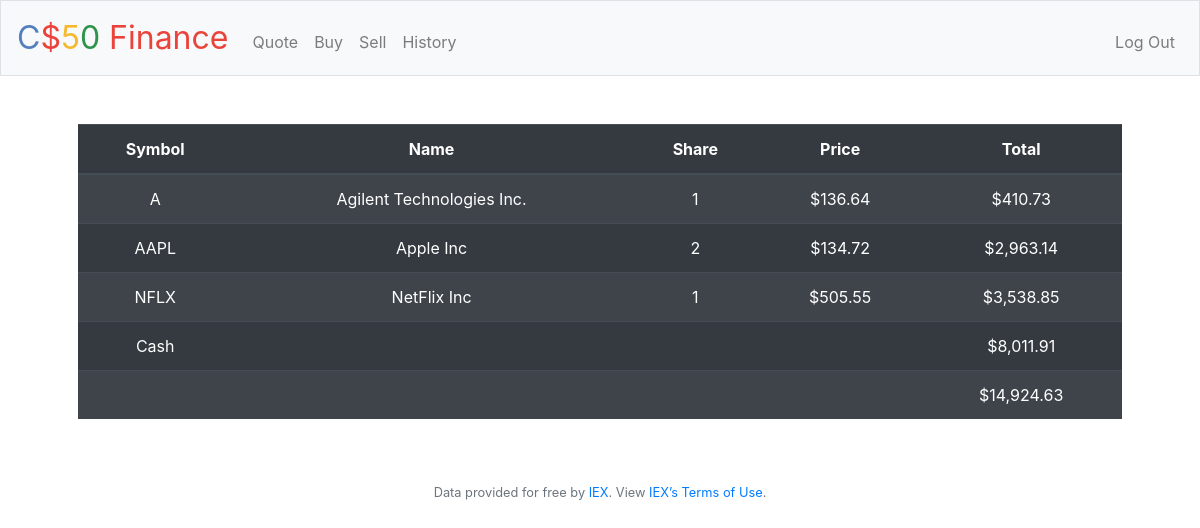
/ (signed in), run on the app's committed database.
### tables this page shows
CREATE TABLE 'history' ('id' integer PRIMARY KEY AUTOINCREMENT NOT NULL, 'username_id' integer NOT NULL, 'name' text NOT NULL, 'shares' integer NOT NULL, 'price' integer NOT NULL, 'symbol' text NOT NULL, 'total' integer NOT NULL, 'time' text NOT NULL, 'buy' boolean NOT NULL, 'sell' boolean NOT NULL);

CREATE TABLE users (id INTEGER, username TEXT NOT NULL, hash TEXT NOT NULL, cash NUMERIC NOT NULL DEFAULT 10000.00, PRIMARY KEY(id));

### app.py (the view)
@app.route("/")
@login_required
def index():
    recent_row = db.execute("SELECT name, symbol, price, SUM(shares) AS share, SUM(total) AS total, buy, sell FROM history WHERE username_id = ? GROUP BY symbol", session["user_id"])
    buy_total = 0
    sell_total = 0
    for i in range(len(recent_row)):
        if recent_row[i]["buy"] == 1:
            buy_total += recent_row[i]["total"]
        elif recent_row[i]["sell"] == 1:
            sell_total += recent_row[i]["total"]
    row = db.execute("SELECT * FROM users WHERE id = ?", session["user_id"])
    cur_cash = row[0]["cash"]
    total_amount = (cur_cash + buy_total) - sell_total
    return render_template("index.html", recent_row=recent_row, cur_cash=cur_cash, total_amount=total_amount)

### app.py (called while the page is built)
@app.after_request
def after_request(response):
    response.headers["Cache-Control"] = "no-cache, no-store, must-revalidate"
    response.headers["Expires"] = 0
    response.headers["Pragma"] = "no-cache"
    return response

### helpers.py (called while the page is built)
def login_required(f):
    @wraps(f)
    def decorated_function(*args, **kwargs):
        if session.get("user_id") is None:
            return redirect("/login")
        return f(*args, **kwargs)
    return decorated_function

def usd(value):
    return f"${value:,.2f}"

### templates/index.html
{% extends "layout.html" %}
{% block main %}
    <table class="table table-striped table-dark">
        <thead>
            <tr>
              <th scope="col">Symbol</th>
              <th scope="col">Name</th>
              <th scope="col">Share</th>
              <th scope="col">Price</th>
              <th scope="col">Total</th>
            </tr>
        </thead>
        <tbody>
           {% if recent_row %}
                {% for items in recent_row %}
                    <tr>
                       <td>{{ items.symbol }}</td>
                       <td>{{ items.name }}</td>
                       <td>{{ items.share }}</td>
                       <td>{{ items.price | usd }}</td>
                       <td>{{ items.total | usd }}</td>
                    </tr>
                {% endfor %}
           {% endif %}
            <tr>
              <td>Cash</td>
              <td></td>
              <td></td>
              <td></td>
              <td>{{ cur_cash | usd }}</td>
            </tr>
            <tr>
              <td></td>
              <td></td>
              <td></td>
              <td></td>
              <td>{{ total_amount | usd }}</td>
            </tr>
        </tbody>
    </table>
{% endblock %}

### data on the page
history: symbol "A", name "Agilent Technologies Inc.", share "1", price "$136.64", total "$410.73"
users: cash "$8,011.91"

### other printed values
{{ items.symbol }} "AAPL" "NFLX"
{{ items.name }} "Apple Inc" "NetFlix Inc"
{{ items.share }} "2" "1"
{{ items.price | usd }} "$134.72" "$505.55"
{{ items.total | usd }} "$2,963.14" "$3,538.85"
{{ total_amount | usd }} "$14,924.63"
